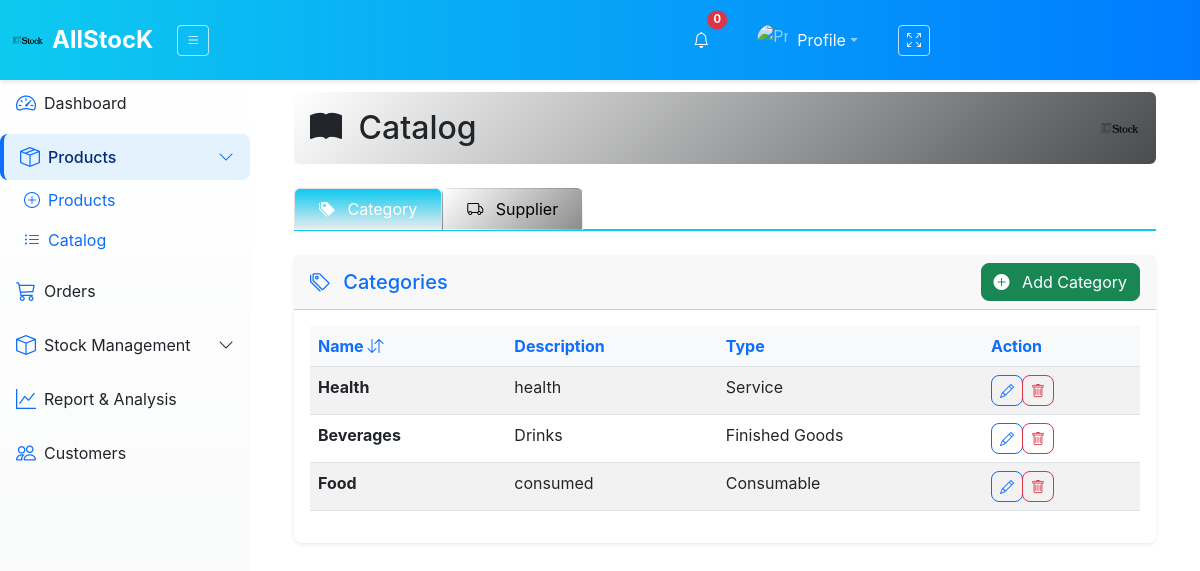
Page /product/catalog/ on the earlier database version.
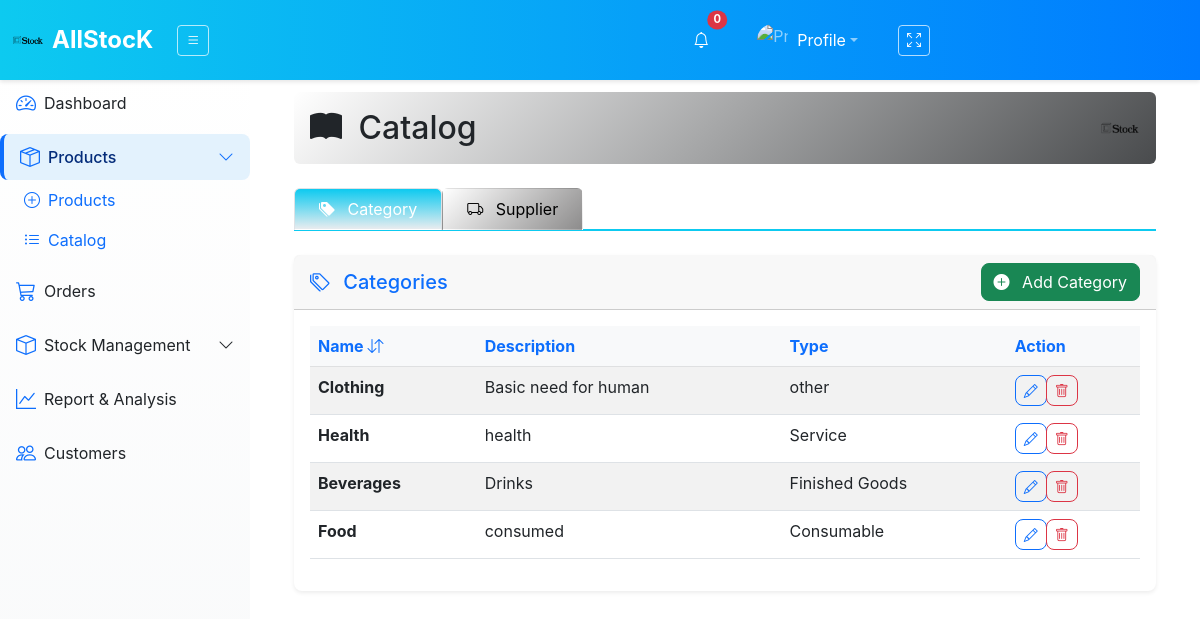
Same page on the later database version.
### inventory_sys/models.py (models this page shows, shortened)
class Category(models.Model):
    name = models.CharField(max_length=255, unique=True)
    description = models.TextField(blank=True, null=True)
    category_type = models.CharField(max_length=20, choices=CATEGORY_TYPES, default='finished_goods')
    created_at = models.DateTimeField(auto_now_add=True)

### inventory_sys/views.py (the view, shortened to what this page needs)
# urls.py: path('product/catalog/', views.catalog, name='catalog'),
def catalog(request):
    categories_list = Category.objects.all().order_by('-id')
    suppliers_list = Supplier.objects.all().order_by('-id')
    category_paginator = Paginator(categories_list, 8)
    supplier_paginator = Paginator(suppliers_list, 8)
    category_page_number = request.GET.get('category_page')
    supplier_page_number = request.GET.get('supplier_page')
    categories = category_paginator.get_page(category_page_number)
    suppliers = supplier_paginator.get_page(supplier_page_number)
    context = {
        'categories': categories,
        'suppliers': suppliers,
    }
    return render(request, 'InvApp/catalog.html', context)

### inventory_sys/templates/InvApp/catalog.html (shortened to what the changed rows need)
{% extends "InvApp/layout.html" %}
{% load static %}
{% block content %}
<div class="container-fluid pt-3">
    <div class="d-flex justify-content-between align-items-center mb-4 p-3 rounded" style="background: linear-gradient(135deg, #ffffff 0%, #494b4d 100%); color: #fff;">
        <h2 class="m-0 text-dark"><i class="bi bi-book-fill me-2"></i> Catalog</h2>
    </div>
    <div class="tab-content mt-3" id="mainTabsContent">
        <div class="tab-pane fade show active" id="category" role="tabpanel">
            <div class="card border-0 shadow-sm rounded-3">
                <div class="card-body">
                    <div class="table-responsive">
                        <table id="example" class="table  table-hover table-striped" style="width:100%">
                            <thead class="table-light">
                                <tr>
                                    <th class="text-primary">Name <i class="bi bi-arrow-down-up sort-icon" data-column="name"></i></th>
                                    <th>Description</th>
                                    <th>Type</th>
                                    <th>Action</th>
                                </tr>
                            </thead>
                            <tbody>
                                {% for category in categories %}
                                    <tr>
                                        <td class="fw-bold">{{ category.name }}</td>
                                        <td>{{ category.description|default:"N/A" }}</td>
                                        <td>{{ category.get_category_type_display }}</td>
                                        <td>
                                            <div class="btn-group">
                                                <button type="button" class="btn btn-sm btn-outline-primary rounded-3" data-bs-toggle="modal" data-bs-target="#updateCategoryModal{{ category.id }}" title="Edit Category">
                                                    <i class="bi bi-pencil"></i>
                                                </button>
                                                <button type="button" class="btn btn-sm btn-outline-danger rounded-3" data-bs-toggle="modal" data-bs-target="#deleteCategoryModal{{ category.id }}" title="Delete Category">
                                                    <i class="bi bi-trash"></i>
                                                </button>
                                            </div>
                                        </td>
                                    </tr>
                                {% endfor %}
                            </tbody>
                        </table>
                    </div>
                </div>
            </div>
        </div>
    </div>
</div>
{% endblock %}

Differences in the rows shown:
added Category: name "Clothing", description "Basic need for human", category_type "other"
